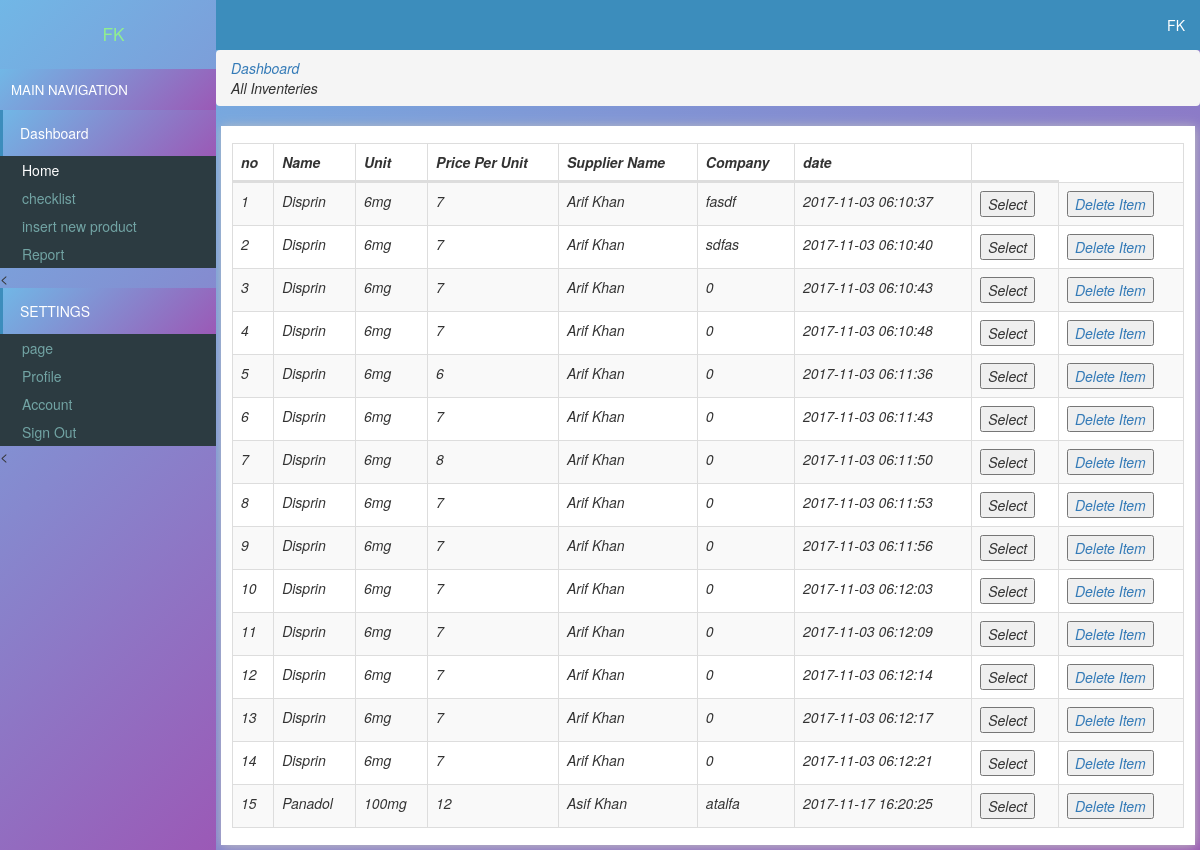
/inventeries.php (signed in), run on the app's committed database.
### tables this page shows
CREATE TABLE `users` (
  `id` int(11) NOT NULL,
  `email` varchar(222) NOT NULL,
  `password` varchar(222) NOT NULL,
  `name` varchar(222) NOT NULL,
  `pic` varchar(222) NOT NULL,
  `number` varchar(222) NOT NULL,
  `date` timestamp NOT NULL DEFAULT CURRENT_TIMESTAMP
);

CREATE TABLE `inventeries` (
  `id` int(11) NOT NULL,
  `catId` int(11) NOT NULL,
  `supplier` varchar(222) NOT NULL,
  `name` text NOT NULL,
  `unit` text NOT NULL,
  `price` text NOT NULL,
  `pic` text NOT NULL,
  `description` text NOT NULL,
  `company` varchar(111) NOT NULL,
  `date` timestamp NOT NULL DEFAULT CURRENT_TIMESTAMP
);

### assets/db.php (called while the page is built, shortened)
<?php
    $con = new mysqli('localhost','root','','store');
    $array = $con->query("select * from users where id ='$_SESSION[userId]'");
    $user = $array->fetch_assoc();
?>

### inventeries.php (the view, shortened to what this page needs)
<?php require 'assets/db.php';?>
<!DOCTYPE html>
<html>
<head>
<link rel="stylesheet" href="js/datatables.net-bs/css/dataTables.bootstrap.min.css">
  <?php require "assets/autoloader.php" ?>
</head>
<body style="background: linear-gradient(135deg, #71b7e6, #9b59b6);padding:0;margin:0">
<div class="dashboard" style="position: fixed;width: 18%;height: 100%;background:linear-gradient(135deg, #71b7e6, #9b59b6)">
 <center> <div class="flex" style="padding: 3px 7px;margin:5px 2px;">
    <div style="color:lightgreen;font-size: 13pt;padding: 14px 7px;margin-left: 11px;"><?php echo ucfirst($user['name']); ?></div>
  </div></center>
  <div style="background: linear-gradient(135deg, #71b7e6, #9b59b6);font-size: 10pt;padding: 11px;color: white">MAIN NAVIGATION</div>
  <div>
    <div style="background:linear-gradient(135deg, #71b7e6, #9b59b6);color: white;padding: 13px 17px;border-left: 3px solid #3C8DBC;"><span></i> Dashboard</span></div>
    <div class="item">
      <ul class="nostyle zero">
        <a href="index.php"><li style="color: white"></i> Home</li></a>
        <a href="inventeries.php"><li></i> checklist</li></a>
       <a href="addnew.php"><li></i> insert new product</li></a>
        <a href="reports.php"><li></i> Report</li></a>
      </ul><
    </div>
  </div>
  <div style="background:linear-gradient(135deg, #71b7e6, #9b59b6);color: white;padding: 13px 17px;border-left: 3px solid #3C8DBC;"><span></i> SETTINGS</span></div>
  <div class="item">
      <ul class="nostyle zero">
        <a href="sitesetting.php"><li></i> page</li></a>
       <a href="profile.php"><li></i> Profile </li></a>
        <a href="accountSetting.php"><li></i> Account </li></a>
        <a href="logout.php"><li></i> Sign Out</li></a>
      </ul><
    </div>
</div>
<div class="marginLeft" >
  <div style="color:white;background:#3C8DBC" >
    <div class="pull-right flex rightAccount" style="padding-right: 11px;padding: 7px;">
      <div style="padding: 8px"><center><?php echo ucfirst($user['name']) ?></center></div>
    </div>
  </div>
<?php
if (isset($_GET['catId']))
{
  $catId = $_GET['catId'];
  $array = $con->query("select * from categories where id='$catId'");
  $catArray =$array->fetch_assoc();
  $catName = $catArray['name'];
  $stockArray = $con->query("select * from inventeries where catId='$catArray[id]'");
}
else
{
  $catName = "All Inventeries";
  $stockArray = $con->query("select * from inventeries");
}
 ?>
  <div class="content">
   <ol class="breadcrumb ">
        <li><a href="index.php"><i > Dashboard</a></li>
        <li class="active"><?php echo $catName ?></li>
    </ol>
  <div class="tableBox" >
    <table id="dataTable" class="table table-bordered table-striped" style="z-index: -1">
      <thead>
        <th>no</th>
        <th>Name</th>
        <th>Unit</th>
        <th>Price Per Unit</th>
        <th>Supplier Name</th>
        <th>Company</th>
        <th>date</th>
        <th></th>
      </thead>
     <tbody>
      <?php $i=0;
        while ($row = $stockArray->fetch_assoc())
        {
          $i=$i+1;
          $id = $row['id'];
        ?>
          <tr>
            <td><?php echo $i; ?></td>
            <td><?php echo $row['name']; ?></td>
            <td><?php echo $row['unit']; ?></td>
            <td><?php echo $row['price']; ?></td>
            <td><?php echo $row['supplier']; ?></td>
            <td><?php echo $row['company']; ?></td>
			   <td><?php echo $row['date']; ?></td>
            <?php
            if (!empty($_SESSION['bill']))
            {
            foreach ($_SESSION['bill'] as $key => $value)
            {
              if (in_array($row['id'], $_SESSION['bill'][$key]))
              {
                echo "<td>Selected</td>";break;
              }
               else
               {
              ?>
            <td id='selection<?php echo $i; ?>'><button  onclick="addInBill('<?php echo $id ?>','<?php echo $i; ?>')">Select</button></td>
              <?php break;} } } else {?>
              <td id='selection<?php echo $i; ?>'><button  onclick="addInBill('<?php echo $id ?>','<?php echo $i; ?>')">Select</button></td>
              <?php } ?>
              <td colspan="center"><a href="delete.php?item=<?php echo $row['id'] ?>&url=<?php echo $_SERVER['QUERY_STRING'] ?>"><button >Delete Item</button></a></td>
          </tr>
      <?php
        }
       ?>
     </tbody>
    </table>
  </div>
  </div>
</div>
</body>
</html>

### data on the page
users: name "FK"
inventeries: name "Disprin", unit "6mg", price "7", supplier "Arif Khan", company "fasdf", date "2017-11-03 06:10:37"
inventeries: name "Disprin", unit "6mg", price "7", supplier "Arif Khan", company "sdfas", date "2017-11-03 06:10:40"
inventeries: name "Disprin", unit "6mg", price "7", supplier "Arif Khan", company "0", date "2017-11-03 06:10:43"
inventeries: name "Disprin", unit "6mg", price "7", supplier "Arif Khan", company "0", date "2017-11-03 06:10:48"
inventeries: name "Disprin", unit "6mg", price "6", supplier "Arif Khan", company "0", date "2017-11-03 06:11:36"
inventeries: name "Disprin", unit "6mg", price "7", supplier "Arif Khan", company "0", date "2017-11-03 06:11:43"
inventeries: name "Disprin", unit "6mg", price "8", supplier "Arif Khan", company "0", date "2017-11-03 06:11:50"
inventeries: name "Disprin", unit "6mg", price "7", supplier "Arif Khan", company "0", date "2017-11-03 06:11:53"
inventeries: name "Disprin", unit "6mg", price "7", supplier "Arif Khan", company "0", date "2017-11-03 06:11:56"
inventeries: name "Disprin", unit "6mg", price "7", supplier "Arif Khan", company "0", date "2017-11-03 06:12:03"
inventeries: name "Disprin", unit "6mg", price "7", supplier "Arif Khan", company "0", date "2017-11-03 06:12:09"
inventeries: name "Disprin", unit "6mg", price "7", supplier "Arif Khan", company "0", date "2017-11-03 06:12:14"
inventeries: name "Disprin", unit "6mg", price "7", supplier "Arif Khan", company "0", date "2017-11-03 06:12:17"
inventeries: name "Disprin", unit "6mg", price "7", supplier "Arif Khan", company "0", date "2017-11-03 06:12:21"
inventeries: name "Panadol", unit "100mg", price "12", supplier "Asif Khan", company "atalfa", date "2017-11-17 16:20:25"

### other printed values
$catName "All Inventeries"
